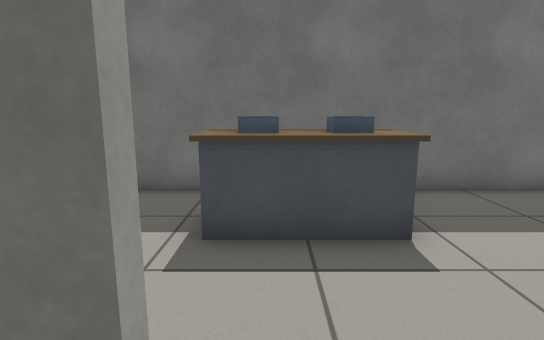
View 1 (above)

20 first-person views from a walk through a world built for the Gazebo simulator. The camera is 0.9 m above the floor, tilts 10° down and sees 80° across. The floor is counted in squares, 0.5 m on a side. Each view is taken from the middle of a square. On the plan, view 1 faces up. The plan holds only what a view shows up to about 17 squares ahead; the rest is blank.

View 2
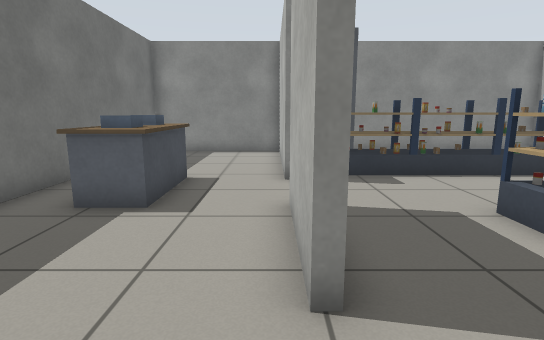

View 3
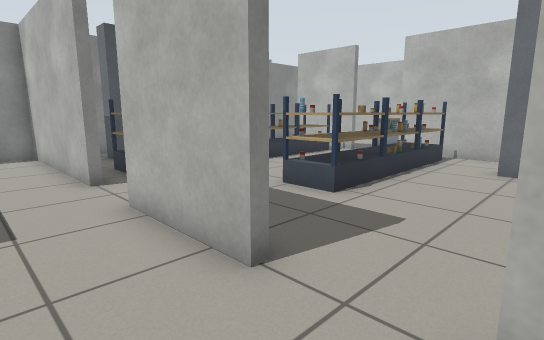

View 4
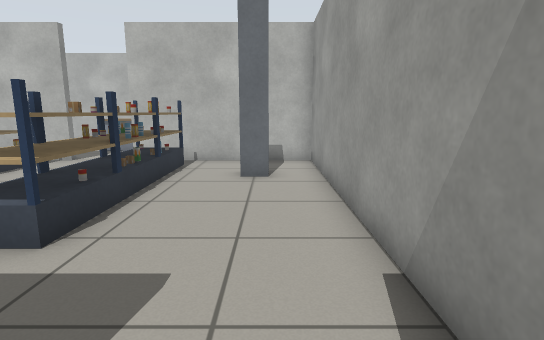

View 5
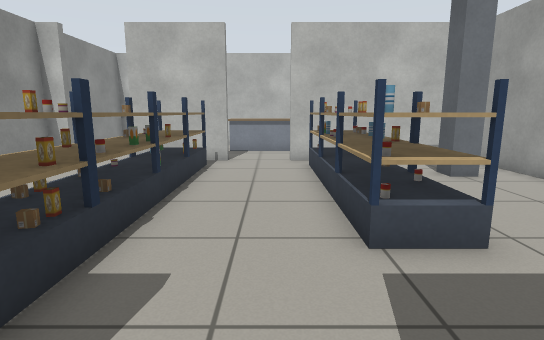

View 6
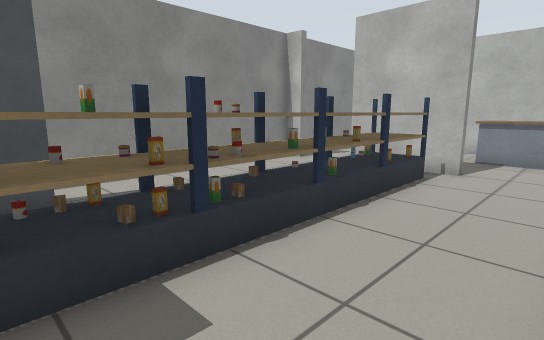

View 7
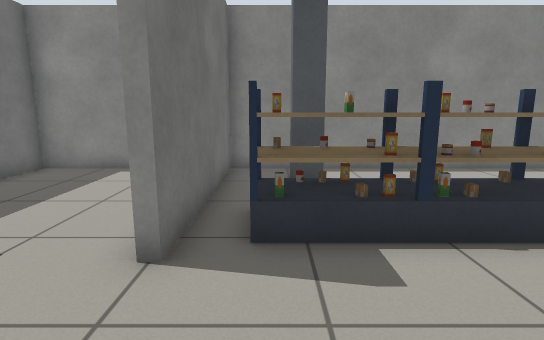

View 8
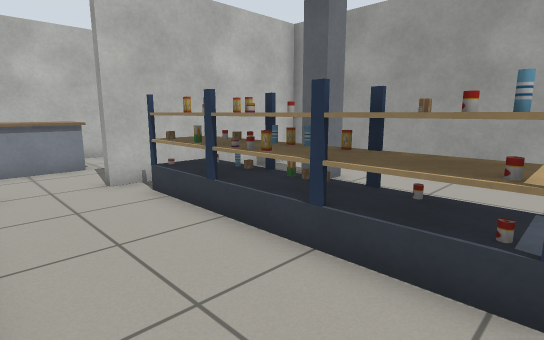

View 9
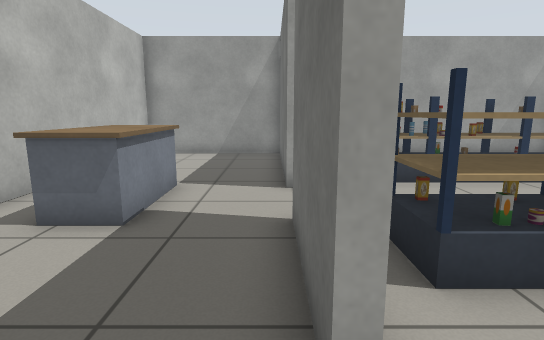

View 10
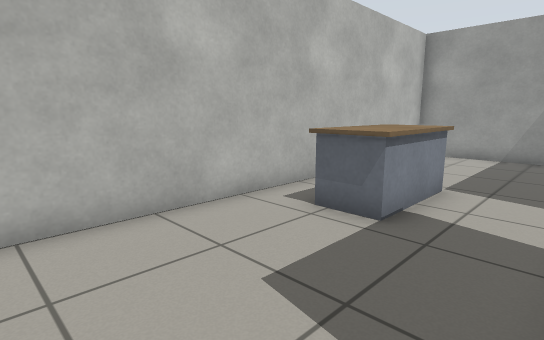

View 11
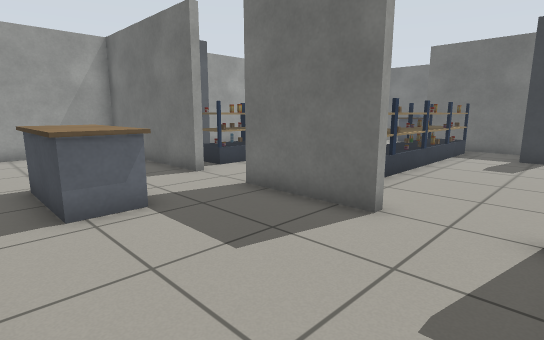

View 12
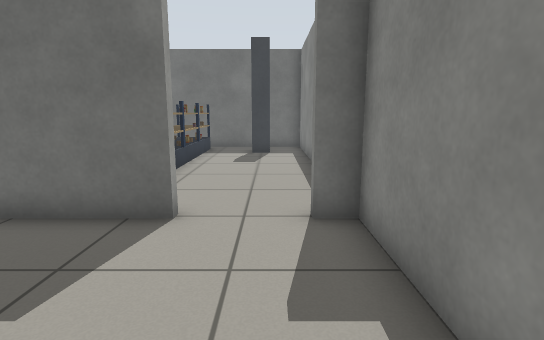

View 13
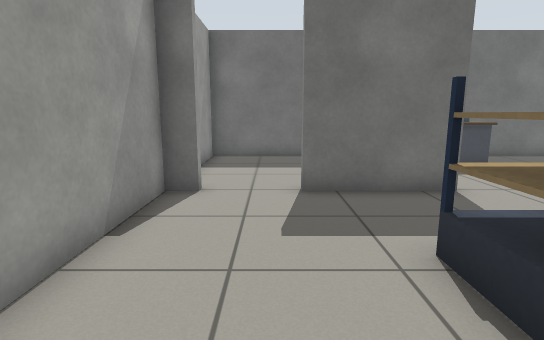

View 14
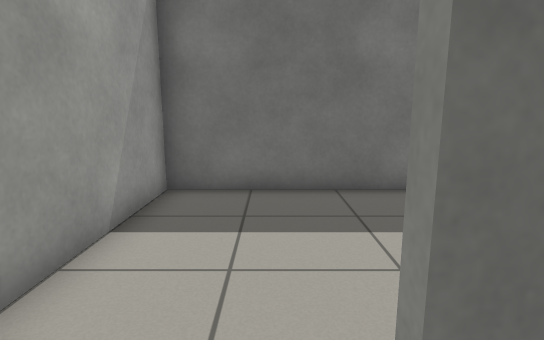

View 15
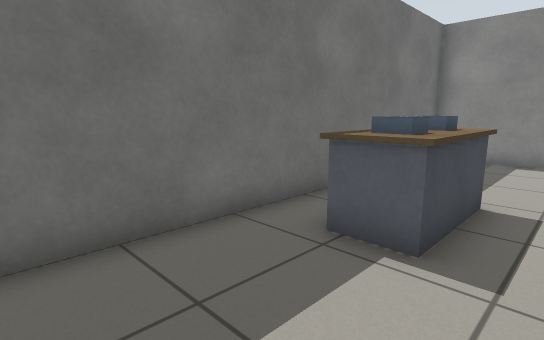

View 16
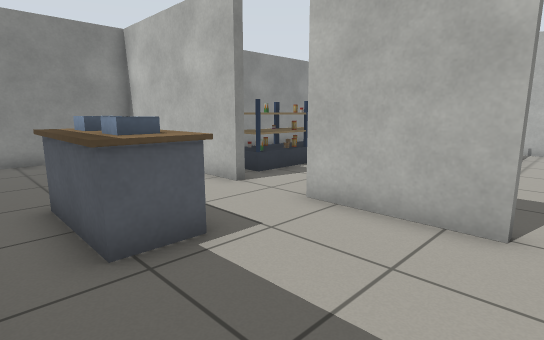

View 17
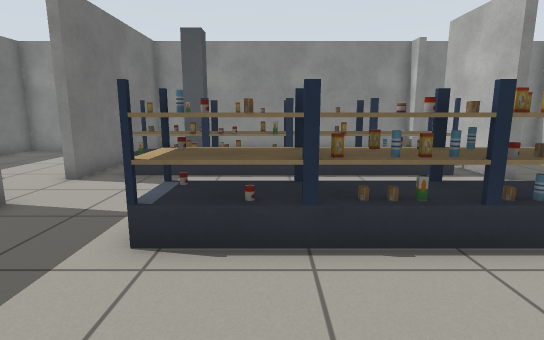

View 18
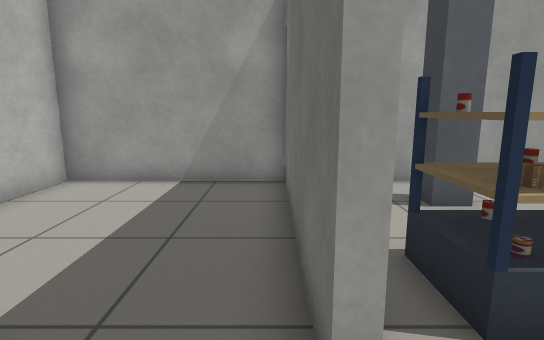

View 19
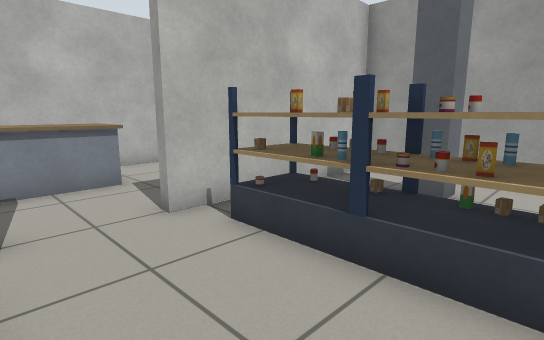

View 20
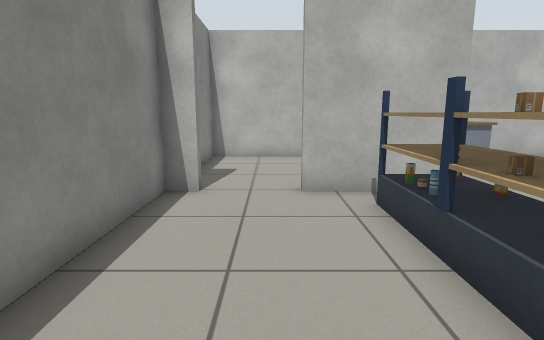

### Floor plan
Points are (right, up) in squares from view 1. A wall is a line through its corners. A room is listed if a view was taken in it or the views show most of it. See-through windows are left out.
Room 1 (views 1, 2, 3, 4, 5, 6, 7, 8, 9, 10, 11, 12, 13, 14, 15, 16, 17, 18, 19, 20)
walls: (-0.7, 1.3) (-4.3, 1.3) (-4.3, 1.6) (-0.7, 1.6) (-0.7, 1.3); (1.7, -10.3) (5.3, -10.3) (5.3, -10.6) (1.7, -10.6) (1.7, -10.3); (-6.7, 1.8) (-6.7, 1.3) (-7.5, 1.3) (-7.5, -10.3) (-0.7, -10.3) (-0.7, -10.6) (-7.5, -10.6) (-7.5, -16.5) (8.5, -16.5) (8.5, -10.6) (7.7, -10.6) (7.7, -10.3) (8.5, -10.3) (8.5, 1.3) (1.7, 1.3) (1.7, 1.6) (8.5, 1.6) (8.5, 7.5) (-7.5, 7.5) (-7.5, 2.8)
objects: pillar (-6, -8) to (-5, -7); drink can (-3, -9); other object (-3, -8); patterned box (-3, -7); drink can (-3, -6); shelf (-3, -5) to (-2, -5); beige box (-3, -4); shelf (-3, -4) to (-2, -3); shelf (-2, -9); patterned box (-2, -8); beige box (-2, -7); patterned cylinder (-2, -6); drink can (-2, -3); bottle (-2, -2); table (-1, -15) to (2, -14); table (-1, 5) to (2, 6); bin (0, 5); bin (1, 5); shelf (3, -9) to (4, -8); shelf (3, -7) to (4, -5); shelf (3, -4) to (3, -3); shelf (3, -2) to (4, 0); beige box (4, -6); other object (4, -4); other object (4, -3); patterned box (4, -1); patterned box (4, 0); patterned box (5, -3); pillar (6, -1) to (7, -1)

Where each view was taken, in squares from view 1:
view 1: 0 up, 0 right, facing up
view 2: 2 up, 7 left, facing right
view 3: 4 up, 7 left, facing down-right
view 4: 2 up, 6 left, facing down
view 5: 2 up, 0 right, facing down
view 6: 0 up, 1 left, facing down-right
view 7: 0 up, 2 left, facing right
view 8: 2 down, 2 right, facing down-left
view 9: 11 down, 7 right, facing left
view 10: 11 down, 7 right, facing down-left
view 11: 16 down, 8 right, facing up-left
view 12: 16 down, 7 right, facing up
view 13: 6 down, 5 left, facing up
view 14: 0 up, 5 left, facing up
view 15: 3 up, 5 left, facing up-right
view 16: 7 up, 5 left, facing down-right
view 17: 4 down, 7 left, facing right
view 18: 11 down, 1 right, facing left
view 19: 5 down, 2 right, facing down-left
view 20: 3 down, 6 right, facing down
